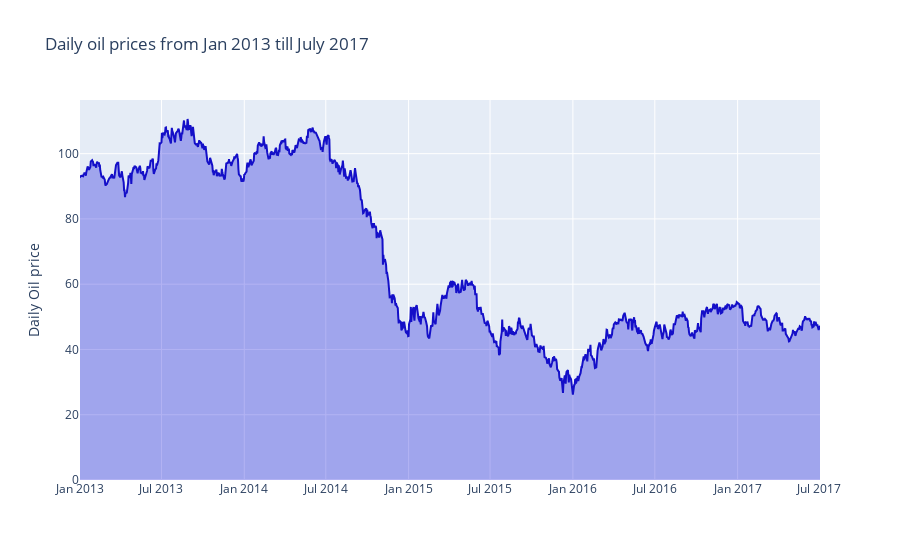

The notebook cell saved with this chart:
### Code cell
trace = go.Scatter(
    name='Oil prices',
    x=oil['date'],
    y=oil['dcoilwtico'].dropna(),
    mode='lines',
    line=dict(color='rgb(20, 15, 200, 0.8)'),
    #fillcolor='rgba(68, 68, 68, 0.3)',
    fillcolor='rgba(0, 0, 216, 0.3)',
    fill='tonexty' )

data = [trace]

layout = go.Layout(
    yaxis=dict(title='Daily Oil price'),
    title='Daily oil prices from Jan 2013 till July 2017',
    showlegend = False)
fig = go.Figure(data=data, layout=layout)
py.iplot(fig, filename='pandas-time-series-error-bars')

### Figure 1 — Plotly figure (JSON) as saved in the notebook; plotly's stock layout.template omitted (floating-point values rounded to 4 significant figures; data arrays with more than 128 entries replaced by an {"elided": "..."} marker saying what was removed)
{"data": [{"fill": "tonexty", "fillcolor": "rgba(0, 0, 216, 0.3)", "line": {"color": "rgb(20, 15, 200, 0.8)"}, "mode": "lines", "name": "Oil prices", "type": "scatter", "x": {"elided": "1218 str values"}, "y": {"elided": "1175 float values"}}], "layout": {"autosize": true, "showlegend": false, "title": {"text": "Daily oil prices from Jan 2013 till July 2017"}, "xaxis": {"autorange": true, "range": ["2013-01-01", "2017-07-03"], "type": "date"}, "yaxis": {"autorange": true, "range": [0, 116.4], "title": {"text": "Daily Oil price"}, "type": "linear"}}}
